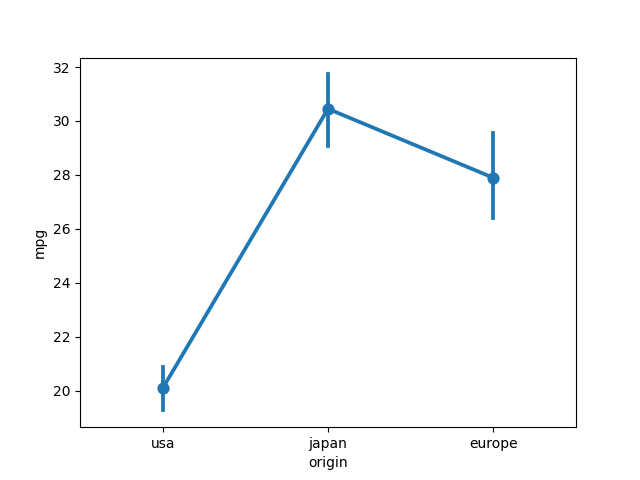

The Python source for this figure:
import seaborn as sns
from matplotlib import pyplot as plt

data = sns.load_dataset("mpg")


sns.pointplot(x="origin", y="mpg", data=data)
#Відображає оцінку будь-якого набору даних як точку на полі графіка та довірчий інтервал у вигляді лінії, центр якої лежить на зазначеній точці.
plt.savefig('funk_poitn_plot.png')
plt.show()


